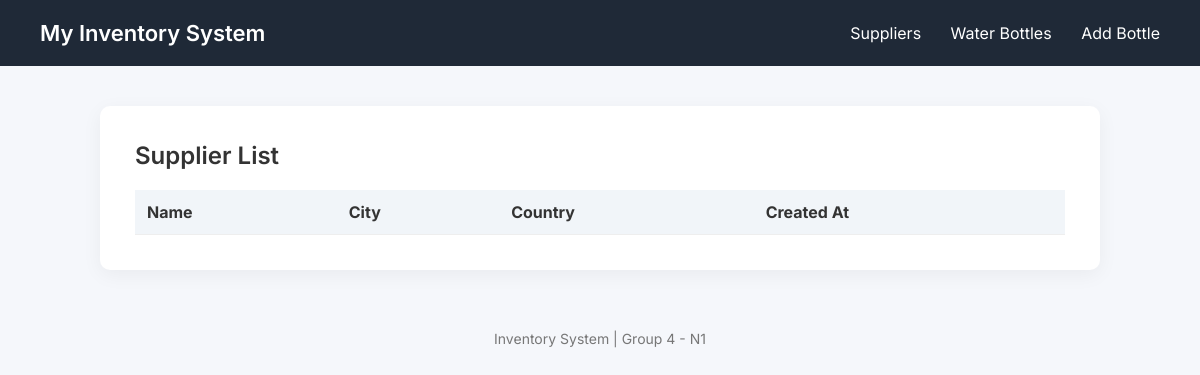
Before: /view_supplier/ with the older database file.
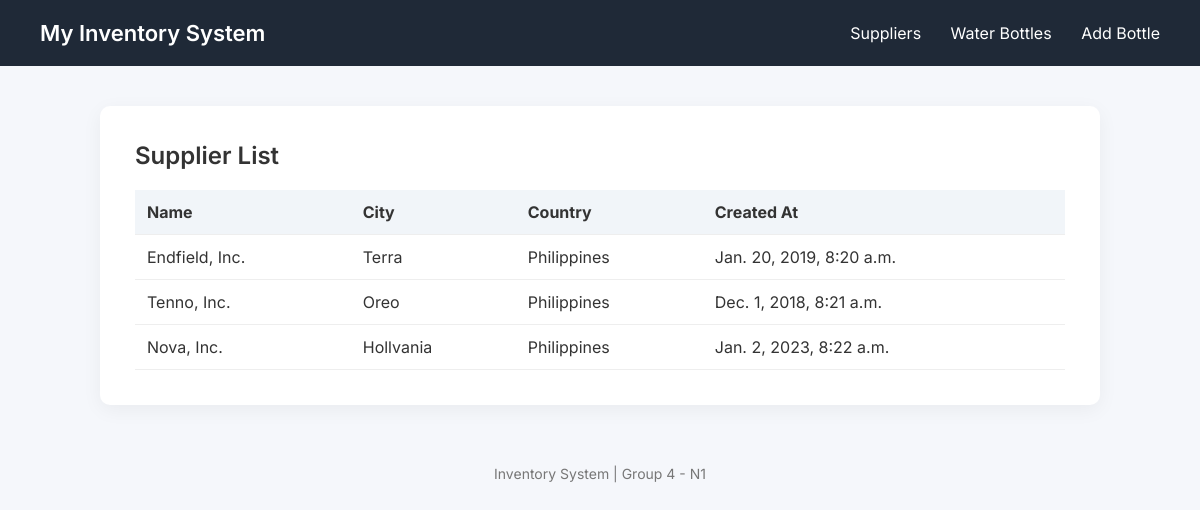
After: the same page with the newer database file.
### MyInventoryApp/models.py (models this page shows, shortened)
class Supplier(models.Model):
    name = models.CharField(max_length=150)
    city = models.CharField(max_length=60)
    country = models.CharField(max_length=60)
    created_at = models.DateTimeField(blank=True, null=True)

### MyInventoryApp/views.py (the view)
# urls.py: path('view_supplier', views.view_supplier, name='view_supplier'),
def view_supplier(request):
    suppliers = Supplier.objects.all()
    return render(request, "MyInventoryApp/supplier_list.html", {"suppliers": suppliers})

### MyInventoryApp/templates/MyInventoryApp/supplier_list.html
{% extends "MyInventoryApp/base.html" %}
{% block content %}
<h2>Supplier List</h2>
<table>
    <thead>
        <tr>
            <th>Name</th>
            <th>City</th>
            <th>Country</th>
            <th>Created At</th>
        </tr>
    </thead>
    <tbody>
    {% for supplier in suppliers %}
        <tr>
            <td>{{ supplier.name }}</td>
            <td>{{ supplier.city }}</td>
            <td>{{ supplier.country }}</td>
            <td>{{ supplier.created_at }}</td>
        </tr>
    {% endfor %}
    </tbody>
</table>
{% endblock %}

### MyInventoryApp/templates/MyInventoryApp/base.html (shortened to what this page needs)
<!DOCTYPE html>
<html>
<head>
</head>
<body>
<header>
    <h1>My Inventory System</h1>
    <nav>
        <a href="/view_supplier">Suppliers</a>
        <a href="/view_bottles">Water Bottles</a>
        <a href="/add_bottle">Add Bottle</a>
    </nav>
</header>
<div class="container">
{% block content %}
{% endblock %}
</div>
<footer> Inventory System | Group 4 - N1 </footer>
</body>
</html>

### MyInventoryApp/templates/MyInventoryApp/base.html (style rules this page uses)
* { box-sizing:border-box; }
body { margin:0; font-family:'Inter', sans-serif; background:#f5f7fb; color:#333; }
header { background:#1f2937; color:white; padding:20px 40px; display:flex; justify-content:space-between; align-items:center; }
header h1 { margin:0; font-weight:600; font-size:22px; }
nav a { color:white; text-decoration:none; margin-left:25px; font-weight:400; transition:0.2s; }
.container { width:85%; max-width:1000px; margin:40px auto; background:white; padding:35px; border-radius:10px; box-shadow:0px 5px 20px rgba(0,0,0,0.05); }
h2 { margin-top:0; font-weight:600; }
table { width:100%; border-collapse:collapse; margin-top:20px; }
th, td { padding:12px; border-bottom:1px solid #eee; text-align:left; }
th { background:#f1f5f9; }
footer { text-align:center; padding:20px; color:#777; font-size:14px; }

Changed rows visible on the page:
added Supplier: name "Endfield, Inc.", city "Terra", country "Philippines", created_at "Jan. 20, 2019, 8:20 a.m."
added Supplier: name "Tenno, Inc.", city "Oreo", country "Philippines", created_at "Dec. 1, 2018, 8:21 a.m."
added Supplier: name "Nova, Inc.", city "Hollvania", country "Philippines", created_at "Jan. 2, 2023, 8:22 a.m."
